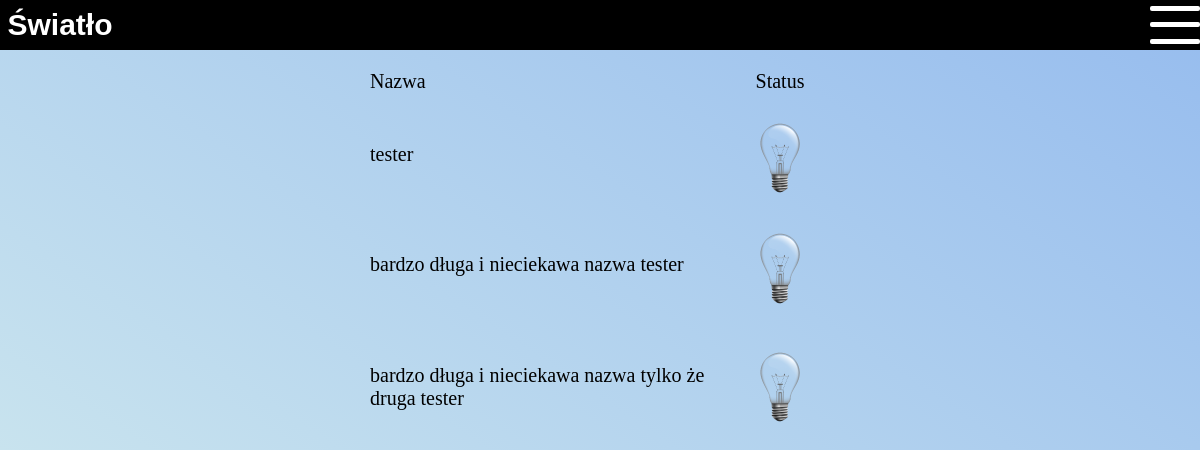
/światło/ (signed in), run on the app's committed database.
### app/models.py (models this page shows, shortened)
class Sensor(models.Model):
    user = models.ForeignKey(User, null=True, on_delete=models.CASCADE)
    name = models.CharField(max_length=100)
    ip = models.CharField(max_length=100)
    port = models.IntegerField()
    created = models.DateTimeField(auto_now_add=True)
    fun = models.CharField(max_length=100,default="")

class Light(models.Model):
    sensor = models.ForeignKey(Sensor, on_delete=models.CASCADE)
    light = models.BooleanField(default=False)

### app/views.py (called while the page is built, shortened)
@login_required(login_url='login')
def light(request):
    user_id = request.user.id
    sensors = Sensor.objects.filter(fun = "light").filter(user_id = user_id)
    lights_2d = [Light.objects.filter(sensor_id = sensor.id) for sensor in sensors]
    lights = [light for light_ in lights_2d for light in light_]
    context = {
            'sensors': sensors,
            'lights': lights
              }
    return render(request,'base/light.html', context)

### app/templates/base/light.html (shortened to what this page needs)
{% extends 'main.html' %}
{% load static %}
{% block content %}
<link
  rel="stylesheet"
  type="text/css"
  media="screen"
  href='{% static "style/light.css" %}'
/>
<section class="Led-container" id="led-container">
  <div class="Led-container__div-header">
    <p class="Led-container__div__light-name">Nazwa</p>
    <p class="Led-container__div__light-state">Status</p>
  </div>
  {% for sensor in sensors %}
  <div class="Led-container__div">
    <p class="Led-container__div__light-name">{{sensor.name}}</p>
    {% for light in lights %}
      {% if light.sensor_id == sensor.id %}
        {% if light.light == 1 %}
        <input
          type="image"
          class="Led-container__div__image"
          id="{{sensor.id}}"
          value="1"
          src="{% static 'images/lamp_on.png' %}"
        />
        {% else %}
        <input
          type="image"
          class="Led-container__div__image"
          id="{{sensor.id}}"
          value="0"
          src="{% static 'images/lamp_off.png' %}"
        />
        {% endif %}
      {% endif %}
    {% endfor %}
  </div>
  {% endfor %}
</section>
{% endblock content %}

### static/style/style.css (style rules this page uses)
:root { --background-start: #96bcee; --background-end: #d6eeee; }
body { min-height: 100vh; max-width: 100vw; min-height: 100dvh; max-width: 100dvw; margin: 0; background: linear-gradient( to right top, var(--background-end), var(--background-start) ); font-size: 20px; }

### static/style/light.css (style rules this page uses)
.Led-container { display: flex; justify-content: center; flex-direction: column; align-items: center; }
.Led-container__div { display: grid; grid-template: 1fr 20px / 1fr 100px; margin: 0.5em 0 0.5em 0; }
.Led-container__div-header { display: grid; grid-template-columns: 1fr 100px; }
.Led-container__div__image { width: 40px; place-self: center; }
.Led-container__div__light-name { width: max(100px, min(30vw, 500px)); width: max(100px, min(30dvw, 500px)); }
.Led-container__div__light-state { display: flex; justify-content: center; }

### data on the page
Sensor: name "tester"
Sensor: name "bardzo długa i nieciekawa nazwa tester"
Sensor: name "bardzo długa i nieciekawa nazwa tylko że druga tester"
